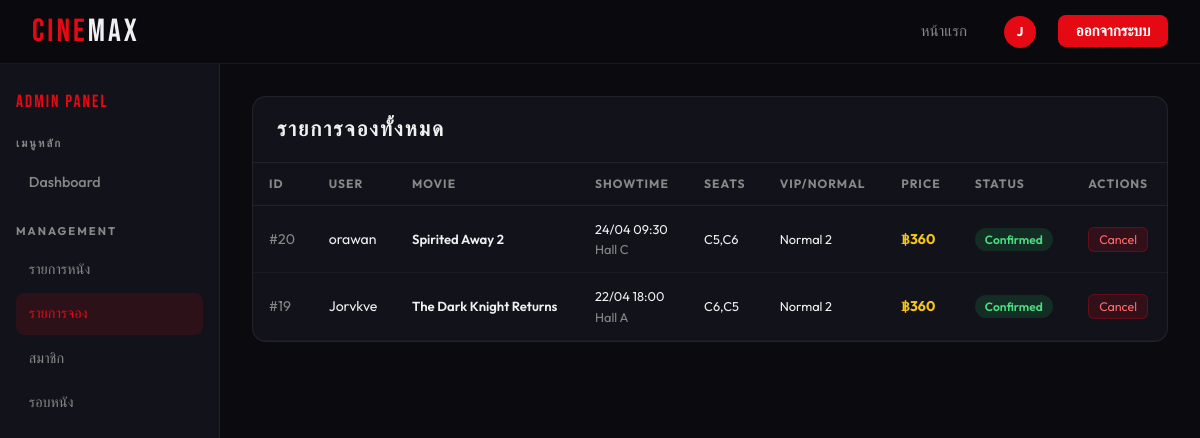
/admin.php?tab=bookings (signed in), run on an earlier commit of the app's database.
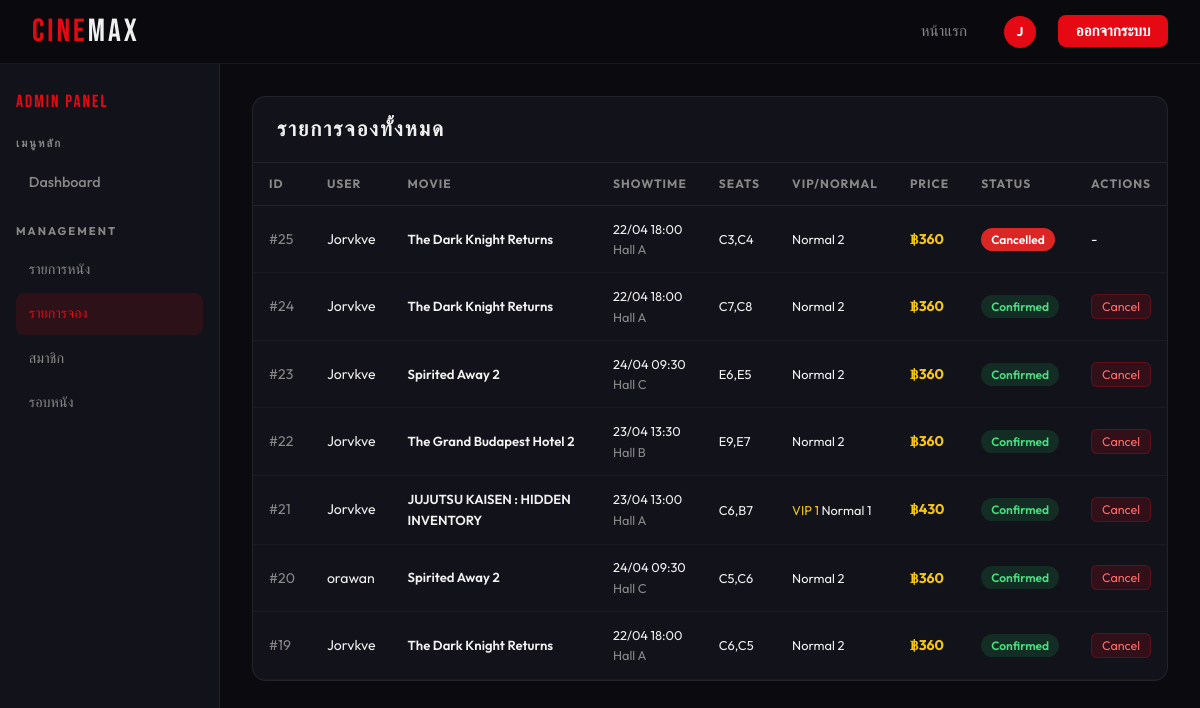
And on a later commit of the database.
### tables this page shows
CREATE TABLE `bookings` (
  `id` int(11) NOT NULL,
  `user_id` int(11) NOT NULL,
  `showtime_id` int(11) NOT NULL,
  `seats` varchar(255) NOT NULL COMMENT 'เช่น A1,A2,B3',
  `total_price` decimal(10,2) NOT NULL,
  `status` enum('pending','confirmed','cancelled') DEFAULT 'confirmed',
  `booked_at` timestamp NOT NULL DEFAULT current_timestamp(),
  `vip_count` int(11) DEFAULT 0,
  `normal_count` int(11) DEFAULT 0,
  `seat_types` text DEFAULT NULL,
  `payment_status` enum('pending','paid','cancelled') DEFAULT 'pending',
  `payment_ref` varchar(100) DEFAULT NULL,
  `paid_at` datetime DEFAULT NULL
);

CREATE TABLE `users` (
  `id` int(11) NOT NULL,
  `username` varchar(50) NOT NULL,
  `email` varchar(100) NOT NULL,
  `password` varchar(255) NOT NULL,
  `fullname` varchar(100) NOT NULL,
  `phone` varchar(20) DEFAULT NULL,
  `created_at` timestamp NOT NULL DEFAULT current_timestamp(),
  `role` enum('user','admin') DEFAULT 'user',
  `is_admin` tinyint(1) DEFAULT 0
);

CREATE TABLE `movies` (
  `id` int(11) NOT NULL,
  `title` varchar(200) NOT NULL,
  `description` text DEFAULT NULL,
  `genre` varchar(100) DEFAULT NULL,
  `duration` int(11) DEFAULT NULL COMMENT 'นาที',
  `rating` varchar(10) DEFAULT NULL,
  `poster` varchar(255) DEFAULT NULL,
  `is_showing` tinyint(1) DEFAULT 1,
  `created_at` timestamp NOT NULL DEFAULT current_timestamp()
);

CREATE TABLE `showtimes` (
  `id` int(11) NOT NULL,
  `movie_id` int(11) NOT NULL,
  `show_date` date NOT NULL,
  `show_time` time NOT NULL,
  `hall` varchar(50) NOT NULL,
  `total_seats` int(11) DEFAULT 60,
  `available_seats` int(11) DEFAULT 60,
  `price` decimal(10,2) DEFAULT 180.00,
  `hall_type` enum('normal','vip') DEFAULT 'normal'
);

### admin.php (the view, shortened to what the changed rows need)
<?php
require_once 'config.php';
$s_movies = $conn->query("SELECT COUNT(*) c FROM movies WHERE is_showing=1")->fetch_assoc()['c'];
$s_users = $conn->query("SELECT COUNT(*) c FROM users")->fetch_assoc()['c'];
$s_bookings = $conn->query("SELECT COUNT(*) c FROM bookings WHERE status='confirmed'")->fetch_assoc()['c'];
$s_revenue = $conn->query("SELECT SUM(total_price) c FROM bookings WHERE status='confirmed'")->fetch_assoc()['c'] ?? 0;
$s_vip = $conn->query("SELECT SUM(vip_count) c FROM bookings WHERE status='confirmed'")->fetch_assoc()['c'] ?? 0;
$s_normal = $conn->query("SELECT SUM(normal_count) c FROM bookings WHERE status='confirmed'")->fetch_assoc()['c'] ?? 0;
$daily = $conn->query("
    SELECT DATE(booked_at) as day, SUM(total_price) as rev
    FROM bookings WHERE status='confirmed' AND booked_at >= DATE_SUB(NOW(), INTERVAL 7 DAY)
    GROUP BY DATE(booked_at) ORDER BY day
");
$daily_data = [];
while ($d = $daily->fetch_assoc()) {
    $daily_data[] = (float) $d['rev'];
}
$top_movies = $conn->query("
    SELECT m.title, COUNT(b.id) as cnt, SUM(b.total_price) as rev
    FROM bookings b JOIN showtimes s ON b.showtime_id=s.id JOIN movies m ON s.movie_id=m.id
    WHERE b.status='confirmed'
    GROUP BY m.id ORDER BY cnt DESC LIMIT 5
");
$tab = $_GET['tab'] ?? 'dashboard';
?>
<!DOCTYPE html>
<html lang="th">
<head>
    <link rel="stylesheet" href="css/style.css">
</head>
<body>
    <div class="admin-layout">
        <div class="admin-main">
            <?php if ($tab === 'dashboard'): ?>
            <h1 style="font-family:'Bebas Neue',cursive;font-size:2rem;letter-spacing:3px;margin-bottom:1.5rem;">
                Dashboard</h1>
            <div class="stats-grid">
                <div class="stat-card">
                    <div class="num" style="color:var(--accent);"><?= $s_movies ?></div>
                    <div class="lbl">Now Showing Movies</div>
                </div>
                <div class="stat-card">
                    <div class="num" style="color:#60a5fa;"><?= $s_users ?></div>
                    <div class="lbl">Total Users</div>
                </div>
                <div class="stat-card">
                    <div class="num" style="color:#4ade80;"><?= $s_bookings ?></div>
                    <div class="lbl">Confirmed Bookings</div>
                </div>
                <div class="stat-card">
                    <div class="num" style="color:var(--gold);">฿<?= number_format($s_revenue, 0) ?></div>
                    <div class="lbl">Total Revenue</div>
                </div>
                <div class="stat-card">
                    <div class="num" style="color:var(--gold);"><?= $s_vip ?></div>
                    <div class="lbl">VIP Seats Sold</div>
                </div>
                <div class="stat-card">
                    <div class="num"><?= $s_normal ?></div>
                    <div class="lbl">Normal Seats Sold</div>
                </div>
            </div>
            <div style="display:grid;grid-template-columns:1fr 1fr;gap:1.5rem;margin-bottom:1.5rem;">
                <div class="admin-section">
                    <div class="admin-section-header">
                        <h2>Revenue (Last 7 Days)</h2>
                    </div>
                    <div style="padding:1.5rem;">
                        <?php if (empty($daily_data)): ?>
                        <div style="text-align:center;color:var(--text-dim);padding:2rem;">No data yet</div>
                        <?php else: ?>
                        <div class="chart-wrap">
                            <canvas id="revenueChart"></canvas>
                        </div>
                        <?php endif; ?>
                    </div>
                </div>
                <div class="admin-section">
                    <div class="admin-section-header">
                        <h2>Seat Distribution</h2>
                    </div>
                    <div style="padding:1.5rem;">
                        <?php
                            $total_seats_sold = $s_vip + $s_normal;
                            $vip_pct = $total_seats_sold ? round($s_vip / $total_seats_sold * 100) : 0;
                            $normal_pct = 100 - $vip_pct;
                            ?>
                        <div style="margin-bottom:1.2rem;">
                            <div
                                style="display:flex;justify-content:space-between;font-size:0.85rem;margin-bottom:6px;">
                                <span style="color:var(--gold);">VIP (<?= $s_vip ?> seats)</span>
                                <span style="font-weight:700;"><?= $vip_pct ?>%</span>
                            </div>
                            <div class="progress-bar">
                                <div class="progress-fill gold" style="width:<?= $vip_pct ?>%"></div>
                            </div>
                        </div>
                        <div>
                            <div
                                style="display:flex;justify-content:space-between;font-size:0.85rem;margin-bottom:6px;">
                                <span>Normal (<?= $s_normal ?> seats)</span>
                                <span style="font-weight:700;"><?= $normal_pct ?>%</span>
                            </div>
                            <div class="progress-bar">
                                <div class="progress-fill" style="width:<?= $normal_pct ?>%"></div>
                            </div>
                        </div>
                        <div
                            style="margin-top:1.5rem;padding:1rem;background:rgba(255,255,255,0.04);border-radius:8px;font-size:0.85rem;">
                            <div style="display:flex;justify-content:space-between;margin-bottom:4px;">
                                <span style="color:var(--text-dim);">Revenue from VIP</span>
                                <span
                                    style="color:var(--gold);font-weight:700;">฿<?= number_format($s_vip * PRICE_VIP, 0) ?></span>
                            </div>
                            <div style="display:flex;justify-content:space-between;">
                                <span style="color:var(--text-dim);">Revenue from Normal</span>
                                <span style="font-weight:700;">฿<?= number_format($s_normal * PRICE_NORMAL, 0) ?></span>
                            </div>
                        </div>
                    </div>
                </div>
            </div>
            <div class="admin-section">
                <div class="admin-section-header">
                    <h2>Top Movies</h2>
                </div>
                <table class="admin-table">
                    <thead>
                        <tr>
                            <th>#</th>
                            <th>Movie Title</th>
                            <th>Bookings</th>
                            <th>Revenue</th>
                        </tr>
                    </thead>
                    <tbody>
                        <?php $rank = 1;
                            while ($m = $top_movies->fetch_assoc()): ?>
                        <tr>
                            <td><span
                                    style="font-family:'Bebas Neue',cursive;font-size:1.3rem;color:var(--accent);"><?= $rank++ ?></span>
                            </td>
                            <td style="font-weight:600;"><?= htmlspecialchars($m['title']) ?></td>
                            <td><?= $m['cnt'] ?> times</td>
                            <td style="color:var(--gold);font-weight:700;">฿<?= number_format($m['rev'], 0) ?></td>
                        </tr>
                        <?php endwhile;
                            if ($rank === 1): ?>
                        <tr>
                            <td colspan="4" style="text-align:center;color:var(--text-dim);padding:2rem;">No data yet
                            </td>
                        </tr>
                        <?php endif; ?>
                    </tbody>
                </table>
            </div>
            <?php elseif ($tab === 'bookings'): ?>
            <div class="admin-section">
                <div class="admin-section-header">
                    <h2>รายการจองทั้งหมด</h2>
                </div>
                <table class="admin-table">
                    <thead>
                        <tr>
                            <th>ID</th>
                            <th>User</th>
                            <th>Movie</th>
                            <th>Showtime</th>
                            <th>Seats</th>
                            <th>VIP/Normal</th>
                            <th>Price</th>
                            <th>Status</th>
                            <th>Actions</th>
                        </tr>
                    </thead>
                    <tbody>
                        <?php
                            $bks = $conn->query("
                SELECT b.*, u.username, m.title, s.show_date, s.show_time, s.hall
                FROM bookings b
                JOIN users u ON b.user_id=u.id
                JOIN showtimes s ON b.showtime_id=s.id
                JOIN movies m ON s.movie_id=m.id
                ORDER BY b.booked_at DESC LIMIT 50
            ");
                            while ($b = $bks->fetch_assoc()):
                            ?>
                        <tr>
                            <td style="color:var(--text-dim);">#<?= $b['id'] ?></td>
                            <td><?= htmlspecialchars($b['username']) ?></td>
                            <td style="font-size:0.82rem;font-weight:600;"><?= htmlspecialchars($b['title']) ?></td>
                            <td style="font-size:0.8rem;"><?= date('d/m', strtotime($b['show_date'])) ?>
                                <?= substr($b['show_time'], 0, 5) ?><br><span
                                    style="color:var(--text-dim);"><?= $b['hall'] ?></span>
                            </td>
                            <td style="font-size:0.8rem;"><?= htmlspecialchars($b['seats']) ?></td>
                            <td style="font-size:0.8rem;">
                                <?php if ($b['vip_count'] > 0): ?><span style="color:var(--gold);">VIP
                                    <?= $b['vip_count'] ?></span><?php endif; ?>
                                <?php if ($b['normal_count'] > 0): ?> Normal <?= $b['normal_count'] ?><?php endif; ?>
                            </td>
                            <td style="color:var(--gold);font-weight:700;">฿<?= number_format($b['total_price'], 0) ?>
                            </td>
                            <td><span
                                    class="status-badge status-<?= $b['status'] ?>"><?= $b['status'] === 'confirmed' ? 'Confirmed' : 'Cancelled' ?></span>
                            </td>
                            <td>
                                <?php if ($b['status'] === 'confirmed'): ?>
                                <form method="POST" style="display:inline;"
                                    onsubmit="return confirm('Cancel this booking?')">
                                    <button class="btn-danger">Cancel</button>
                                </form>
                                <?php else: ?>-<?php endif; ?>
                            </td>
                        </tr>
                        <?php endwhile; ?>
                    </tbody>
                </table>
            </div>
            <?php endif; ?>
        </div>
    </div>
</body>
</html>

What changed in the data, as far as the page shows it:
added bookings: id "25", user.username "Jorvkve", movies.title "The Dark Knight Returns", showtime.show_date "22/04", showtime.show_time "18:00", showtime.hall "Hall A", seats "C3,C4", normal_count "2", total_price "360", status "Cancelled"
added bookings: id "24", user.username "Jorvkve", movies.title "The Dark Knight Returns", showtime.show_date "22/04", showtime.show_time "18:00", showtime.hall "Hall A", seats "C7,C8", normal_count "2", total_price "360", status "Confirmed"
added bookings: id "23", user.username "Jorvkve", movies.title "Spirited Away 2", showtime.show_date "24/04", showtime.show_time "09:30", showtime.hall "Hall C", seats "E6,E5", normal_count "2", total_price "360", status "Confirmed"
added bookings: id "22", user.username "Jorvkve", movies.title "The Grand Budapest Hotel 2", showtime.show_date "23/04", showtime.show_time "13:30", showtime.hall "Hall B", seats "E9,E7", normal_count "2", total_price "360", status "Confirmed"
added bookings: id "21", user.username "Jorvkve", movies.title "JUJUTSU KAISEN : HIDDEN INVENTORY", showtime.show_date "23/04", showtime.show_time "13:00", showtime.hall "Hall A", seats "C6,B7", vip_count "1", normal_count "1", total_price "430", status "Confirmed"
